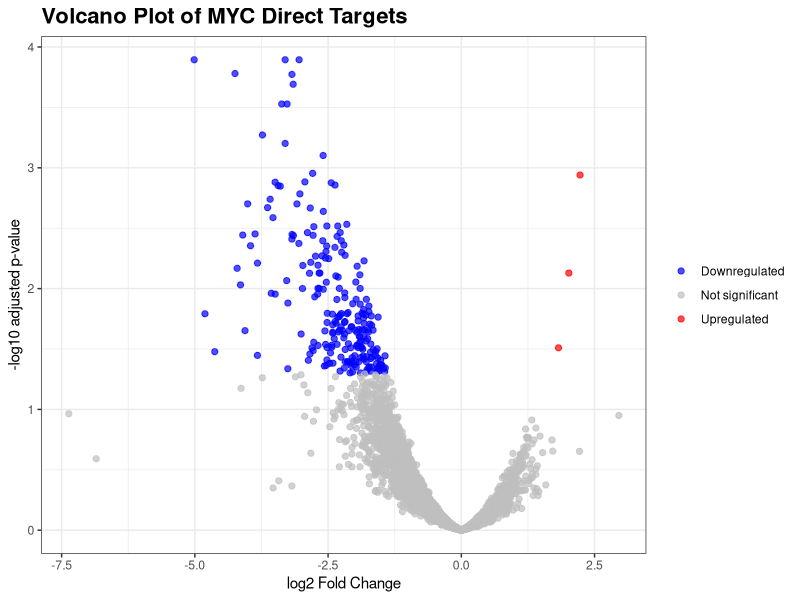

Here is the R script that generated this plot: (Note: this script raises an error after producing the figure.)
###############################################
### 0. SET WORKING DIRECTORY
###############################################

# Go to the folder that actually contains the "results" folder
setwd("C:/Users/megha/projects/MYC_Project/LAYER3_ATACseq")

# Confirm you are in the correct working directory
print(getwd())


###############################################
### 1. CHECK FILES
###############################################

# Check if the 3-layer results file exists
print(list.files("results"))


###############################################
### 2. LOAD 3-layer MYC gene table
###############################################

three <- read.csv("results/MYC_3layer_genes.csv",
                  stringsAsFactors = FALSE)

# Show first few rows to confirm successful load
head(three)



###############################################
### Volcano Plot for MYC Direct Targets
###############################################

library(ggplot2)
library(dplyr)

volcano_data <- three %>%
  mutate(
    negLog10Padj = -log10(padj),
    Regulation = case_when(
      padj < 0.05 & log2FoldChange > 0 ~ "Upregulated",
      padj < 0.05 & log2FoldChange < 0 ~ "Downregulated",
      TRUE ~ "Not significant"
    )
  )



png("C:/Users/megha/projects/MYC_Project/LAYER3_ATACseq/results/GO_volcano_plot.png",
    width = 1400, height = 1200, res = 150)

ggplot(volcano_data, aes(x = log2FoldChange, y = negLog10Padj, color = Regulation)) +
  geom_point(alpha = 0.7, size = 1.8) +
  scale_color_manual(values = c(
    "Upregulated" = "red",
    "Downregulated" = "blue",
    "Not significant" = "grey"
  )) +
  theme_bw() +
  labs(
    title = "Volcano Plot of MYC Direct Targets",
    x = "log2 Fold Change",
    y = "-log10 adjusted p-value"
  ) +
  theme(plot.title = element_text(size = 16, face = "bold"),
        legend.title = element_blank())

dev.off()




###############################################
### Load final 3-layer MYC target gene table ###
###############################################

three <- read.csv("results/MYC_3layer_genes.csv", stringsAsFactors = FALSE)

# Use SYMBOL column for enrichment
gene_symbols <- three$SYMBOL
gene_symbols <- unique(na.omit(gene_symbols))


###############################################
### GO ENRICHMENT (Biological Process)      ###
###############################################

ego <- enrichGO(
  gene          = gene_symbols,
  OrgDb         = org.Hs.eg.db,
  keyType       = "SYMBOL",
  ont           = "BP",
  pAdjustMethod = "BH",
  pvalueCutoff  = 0.05,
  qvalueCutoff  = 0.05
)

# Save results
ego_df <- as.data.frame(ego)
write.csv(ego_df, "results/GO_enrichment.csv", row.names = FALSE)

# Plot
png("results/GO_plot.png", width = 1400, height = 1200, res = 150)
barplot(ego, showCategory = 15, title = "GO Enrichment (Biological Process)")
dev.off()



###############################################
### KEGG ENRICHMENT                         ###
###############################################

# Convert SYMBOL → ENTREZ (KEGG uses Entrez IDs)
entrez_ids <- bitr(gene_symbols, fromType="SYMBOL",
                   toType="ENTREZID", OrgDb=org.Hs.eg.db)

ekegg <- enrichKEGG(
  gene          = entrez_ids$ENTREZID,
  organism      = "hsa",
  pvalueCutoff  = 0.05
)

# Save results
ekegg_df <- as.data.frame(ekegg)
write.csv(ekegg_df, "results/KEGG_enrichment.csv", row.names = FALSE)

# Plot
png("results/KEGG_plot.png", width = 1400, height = 1200, res = 150)
barplot(ekegg, showCategory = 15, title = "KEGG Pathway Enrichment")
dev.off()


###############################################
### DONE!                                    ###
###############################################

cat("\n✔ GO enrichment saved to results/GO_enrichment.csv")
cat("\n✔ GO plot saved to results/GO_plot.png")
cat("\n✔ KEGG enrichment saved to results/KEGG_enrichment.csv")
cat("\n✔ KEGG plot saved to results/KEGG_plot.png\n")







